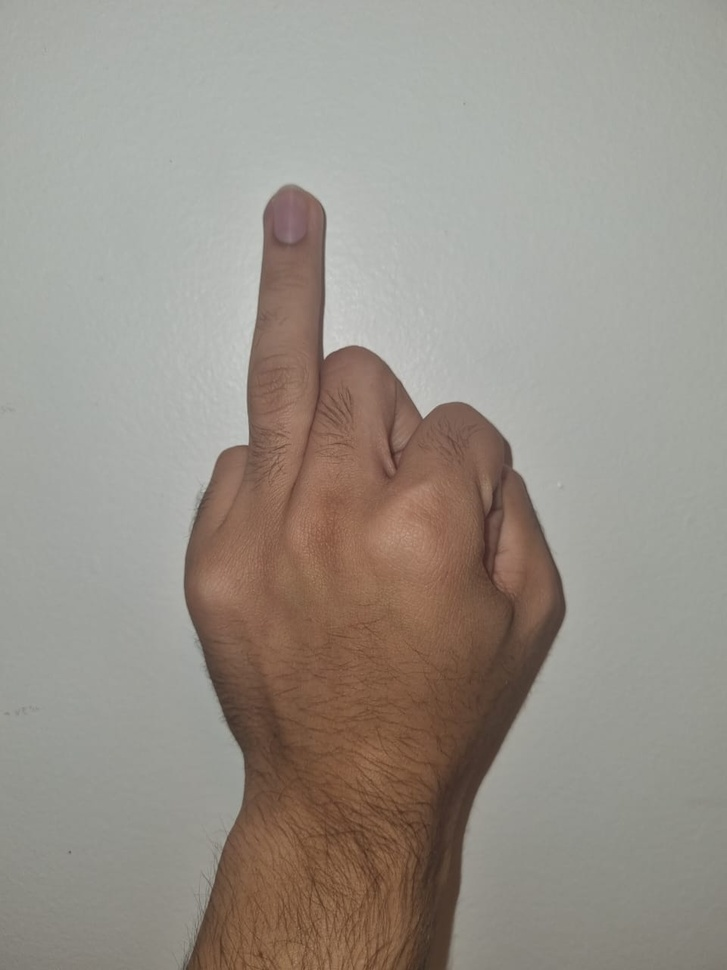
#> input picture image_tests/image1_1.jpeg, 727 x 970 px, shrunk from 960 x 1280 before the run, given in place of image5_1.jpeg, which was not available
$ jupyter execute --allow-errors main.ipynb
#> lines starting #> are read from the running program, lines starting #| are printed output that depends on the picture; after the words box and inside, x2 and y2 are one past the last pixel; in counts of white or black regions, pixels touching at a corner belong together; pictures that were not available may be replaced by others from this repository, and a replacement may not be noted
#> further down, base_image is the input picture: shape (970, 727, 3); mean B, G, R 137.4, 146, 152.8
### auxiliary_functions.py
import cv2
import numpy as np
from matplotlib import pyplot as plt

# [15 lines left out: function rotateImage, not called in this run]


def findCentroid(contours)->tuple:
    m = cv2.moments(contours)

    cx = int(m['m10']/m['m00'])
    xy = int(m['m01']/m['m00'])
    return (cx,xy)


def findContours(image):
    # Encontra o maior valor de camada da imagem
    num_labels, labeled_image = cv2.connectedComponents(image)
    component_mask = np.uint8(labeled_image == 2) * 255
    maior=0
    labelMaior=0
    for component in range(1,num_labels+1):
        area = np.uint8(labeled_image==component)*255
        cv2.countNonZero(area)
        if(cv2.countNonZero(area)>maior):
            maior = cv2.countNonZero(area)
            labelMaior=component

    component_mask= np.uint8(labeled_image == labelMaior) * 255
    # show_image(component_mask)

    # Encontra os contornos do componente
    contours= cv2.findContours(component_mask,cv2.RETR_EXTERNAL,cv2.CHAIN_APPROX_SIMPLE)[0]

    return contours


def createImageData(image):

    # Encontra os contornos do componente
    contours = findContours(image)

    # Encontra o centroide e a caixa da imagem
    cx,cy = findCentroid(contours[0])
    bounding_box = cv2.boundingRect(contours[0])
    x,y,w,h = bounding_box

    # Criando uma imagem binária somente com o contorno
    binary_image_contours = image.copy()
    binary_image_contours.fill(0)
    binary_image_contours = cv2.drawContours(binary_image_contours, contours, -1, 255, thickness=2)

    # Achar os picos dos dedos
    flag = 0
    peaks = []
    binary_image_contours_above_centroid = binary_image_contours[y: cy, x: x+w]
    for index_row, row in enumerate(binary_image_contours_above_centroid):
        if flag == 1:
            flag = 0
            slice_bin_img_contours = binary_image_contours_above_centroid[:index_row, :]
            ret, labels = cv2.connectedComponents(slice_bin_img_contours)
            for label in range(1,ret):
                mask = np.array(labels, dtype=np.uint8)
                mask[labels == label] = 255
            if len(peaks) + 2 == ret:
                for i_r, r in enumerate(mask):
                    for i_c, c in enumerate(r):
                        if c == 255:
                            peaks.append((x+i_c, y+i_r))
                            break
            if len(peaks) == 4:
                break

        flag += 1

    peaks = sorted(peaks, key=lambda tupla: tupla[0])
    peaks.reverse()

    image_data = {
        "fingers_peaks" : peaks,
        "bounding_box"  : bounding_box,
        "centroid"      : (cx, cy),
        "contours"      : contours

    }

    return(image_data)


def baseProcessing(src_img, threshold):
    image = src_img.copy()

    # Operação de Binarização
    binary_image = cv2.threshold(image, threshold, 255, cv2.THRESH_BINARY_INV)[1]

    kernel = np.ones((9, 9), np.uint8)
    # Operação de Abertura
    binary_open_image = cv2.morphologyEx(binary_image, cv2.MORPH_OPEN, kernel)
    # Operação de Fechamento
    binary_close_image = cv2.morphologyEx(binary_open_image, cv2.MORPH_CLOSE, kernel)

    return binary_close_image


def thumbDetector(processed_image, source_image, bounding_box, detection_area: int=30) -> bool:
    has_thumb = False
    src_img = source_image.copy()
    binary_image = processed_image.copy()
    x,y,w,h = bounding_box
    green = (0, 255, 0)
    blue = (0, 0, 255)
    image_with_box = cv2.rectangle(src_img, (x,y), (x+detection_area,y+h), green, 2)
    image_with_box = cv2.rectangle(image_with_box, (x+w-detection_area,y), (x+w,y+h), blue, 2)

    binary_image_left_section = binary_image[y: y+h, x: x+detection_area]
    binary_image_right_section = binary_image[y : y+h, x+w-detection_area : x+w]

    binary_left_sum = int(binary_image_left_section.sum())//255
    binary_right_sum = int(binary_image_right_section.sum())//255
    binary_7percent_sum = int(binary_image.sum()//255*0.07)
    # print(f"binary_7percent_sum = {binary_7percent_sum}, binary_left_sum = {binary_left_sum}, binary_right_sum = {binary_right_sum}")

    if (binary_left_sum < binary_7percent_sum or binary_right_sum < binary_7percent_sum) and (binary_left_sum > binary_7percent_sum or binary_right_sum > binary_7percent_sum):
        has_thumb = True

    return has_thumb


def calcEuclidianDistance(peaks_list, centroid, thumb):
    gesture_list = [thumb]
    distance_list = []

    for finger_peak in peaks_list:
        distance = ((finger_peak[0] - centroid[0])**2 + (finger_peak[1] - centroid[1])**2)**(1/2)
        distance_list.append(distance)

    max_distance = max(distance_list)
    threshold = max_distance * 0.75

    for peak in distance_list:
        if peak > threshold:
            gesture_list.append(True)
        else:
            gesture_list.append(False)

    if len(gesture_list) < 5:
        for i in range(5 - len(gesture_list)):
            gesture_list.append(False)

    return gesture_list

### main.ipynb
[cell 1]
import cv2
import numpy as np
from matplotlib import pyplot as plt
import auxiliary_functions as aux_func

[cell 2]
# [5 lines left out: function show_image, not called in this run]

[cell 3]
def createBox(image, bounding_box):
    red = (255, 0, 0)
    x,y,w,h = bounding_box
    # print(bounding_box)
    image_with_box = cv2.rectangle(image,(x,y),(x+w,y+h),red,2)

    return image_with_box

[cell 4]
images_amount = 11
threshold = 140
number_test = 5
answer_list = list()

#> (the rest of this cell did not finish here and is left out)

#> in baseProcessing, `binary_image = cv2.threshold(image, threshold, 255, cv2.THRESH_BINARY_..`:
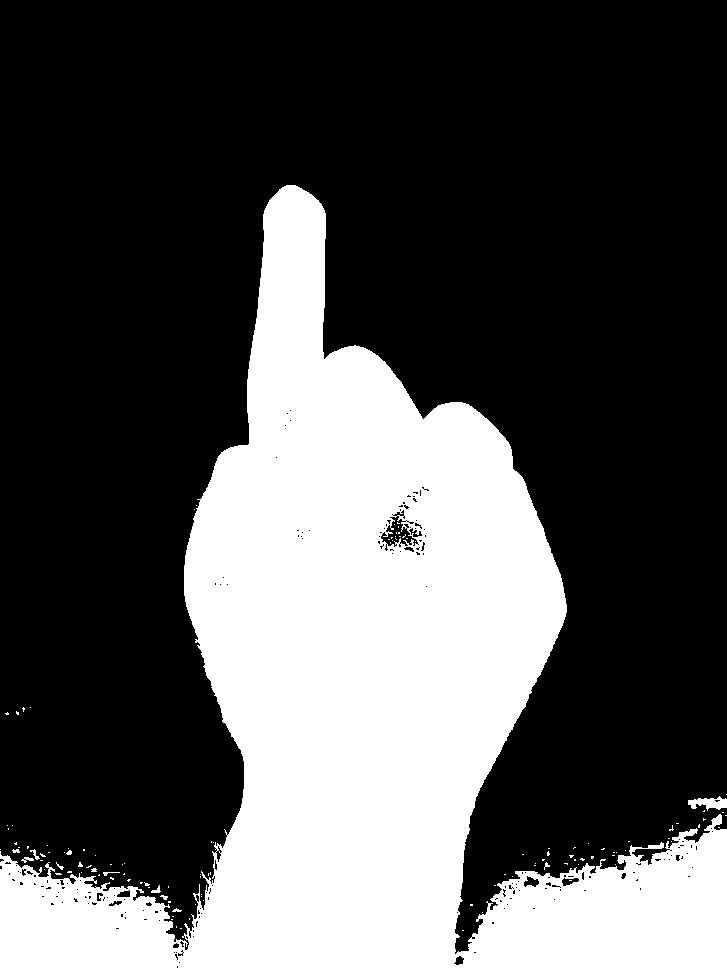
#> binary_image: shape (970, 727); 32.3% white; 121 white regions (109 under 20 px), largest, box (x1, y1, x2, y2) and area: (0, 185, 727, 970) 227128, (688, 796, 727, 811) 334, (21, 857, 34, 863) 39

    image_data = aux_func.createImageData(processed_image)
#> in findContours, `num_labels, labeled_image = cv2.connectedComponents(image)`:
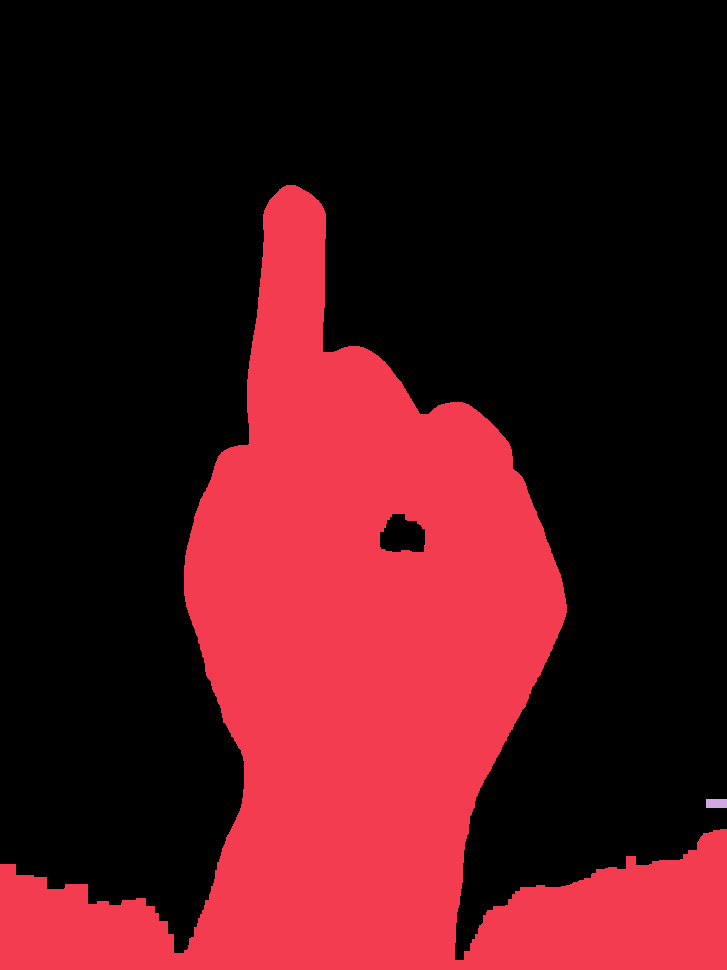
#> labeled_image: shape (970, 727) int32; 3 distinct labels, from 0 to 2; one colour per label, 0 black
#> in findContours, `num_labels, labeled_image = cv2.connectedComponents(image)`: num_labels = 3
#> in findContours, `component_mask = np.uint8(labeled_image == 2) * 255`:
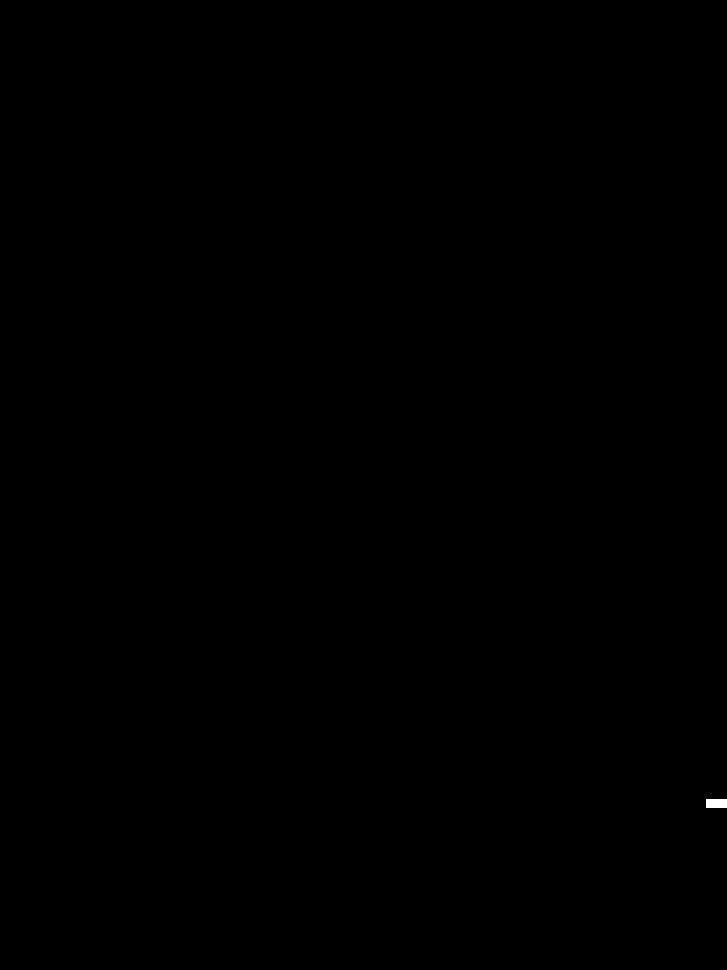
#> component_mask: shape (970, 727); 0.03% white; 1 white region, box (x1, y1, x2, y2) and area: (706, 799, 727, 808) 189
#> the loop in findContours, `for component in range(1,num_labels+1):` made 3 passes
#> maior on pass 1: 222382
#> after the loop in findContours, `for component in range(1,num_labels+1):`: labelMaior = 1; maior = 222382
#> in findContours, `contours= cv2.findContours(component_mask,cv2.RETR_EXTERNAL,cv2.CHAIN_..`: contours = 1 contour; box (x1, y1, x2, y2) and area: (0, 185, 727, 970) 222047
#> in findCentroid, `m = cv2.moments(contours)`: m = moments, m00 222047, centre m10/m00, m01/m00 = (367.6, 686.6)
#> in findCentroid, `cx = int(m['m10']/m['m00'])`: cx = 367
#> in findCentroid, `xy = int(m['m01']/m['m00'])`: xy = 686
#> in createImageData, `cx,cy = findCentroid(contours[0])`: cx = 367; cy = 686
#> in createImageData, `bounding_box = cv2.boundingRect(contours[0])`: bounding_box = (0, 185, 727, 785)
#> in createImageData, `x,y,w,h = bounding_box`: x = 0; y = 185; w = 727; h = 785
#> in createImageData, `binary_image_contours = cv2.drawContours(binary_image_contours, contou..`:
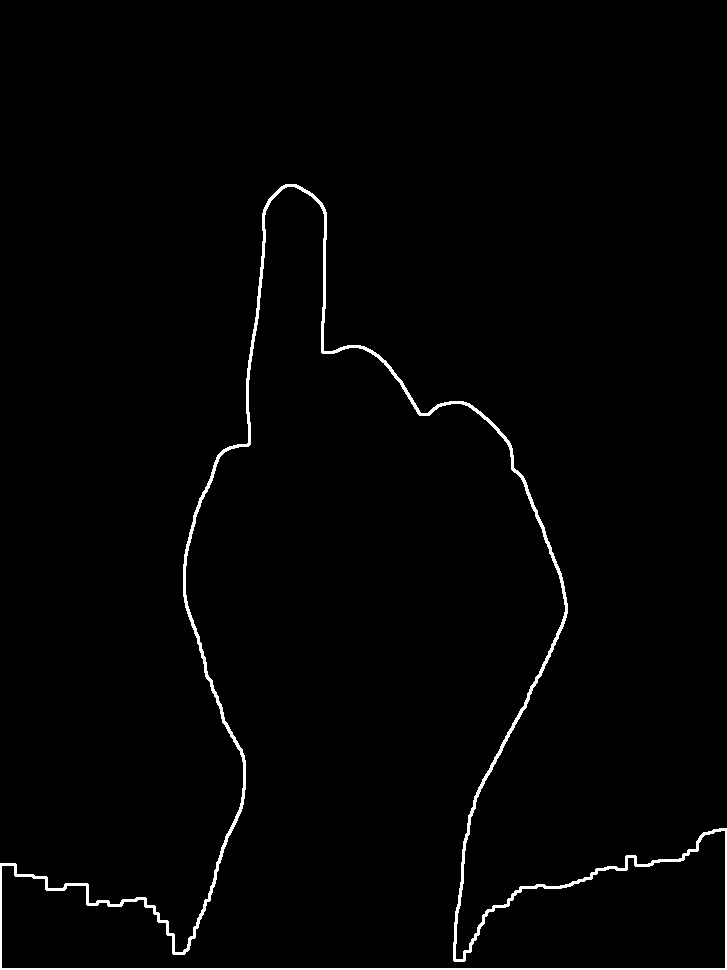
#> binary_image_contours: shape (970, 727); 1.4% white; 1 white region, box (x1, y1, x2, y2) and area: (0, 184, 727, 970) 10134
#> in createImageData, `binary_image_contours_above_centroid = binary_image_contours[y: cy, x:..`:
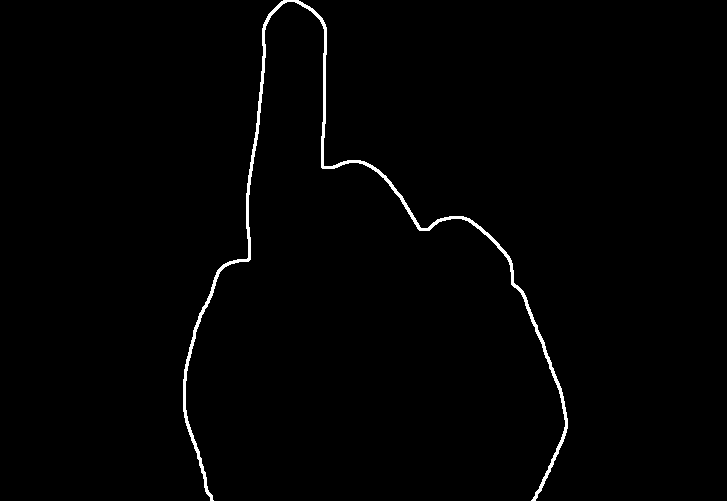
#> binary_image_contours_above_centroid: shape (501, 727); 1.1% white; 1 white region, box (x1, y1, x2, y2) and area: (183, 0, 568, 501) 4124
#> the loop in createImageData, `for index_row, row in enumerate(binary_image_contours_above_centroid):` made 501 passes
#> flag on passes 1 to 8: 1, 1, 1, 1, 1, 1, 1, 1
#> after the loop in createImageData, `for index_row, row in enumerate(binary_image_contours_above_centroid):`:
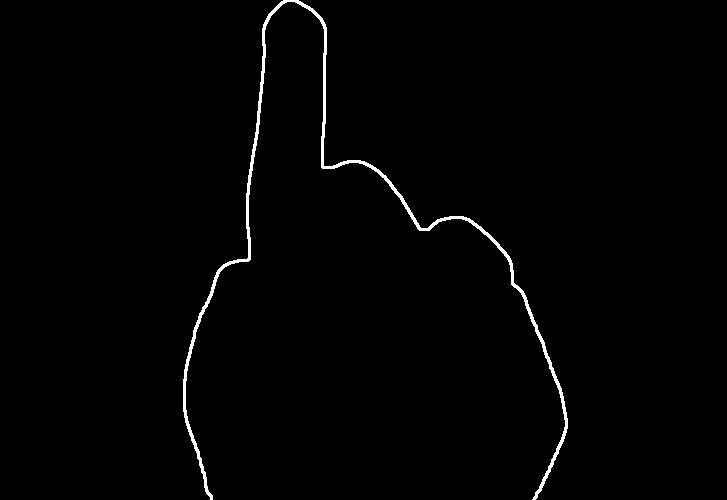
#> labels: shape (500, 727) int32; values 0 (black) and 1 (white), 1.1% white; 1 white region, box (x1, y1, x2, y2) and area: (183, 0, 568, 500) 4115
#> after the loop in createImageData, `for index_row, row in enumerate(binary_image_contours_above_centroid):`: flag = 1; peaks = [(283, 185), (347, 345)]; ret = 2
#> `image_data = aux_func.createImageData(processed_image)`: image_data = 4 items

    image_with_bouding_box = createBox(base_image.copy(), image_data["bounding_box"])

    has_thumb = aux_func.thumbDetector(processed_image, image_with_bouding_box, image_data["bounding_box"], detection_area=150)
#> in thumbDetector, `image_with_box = cv2.rectangle(image_with_box, (x+w-detection_area,y),..`:
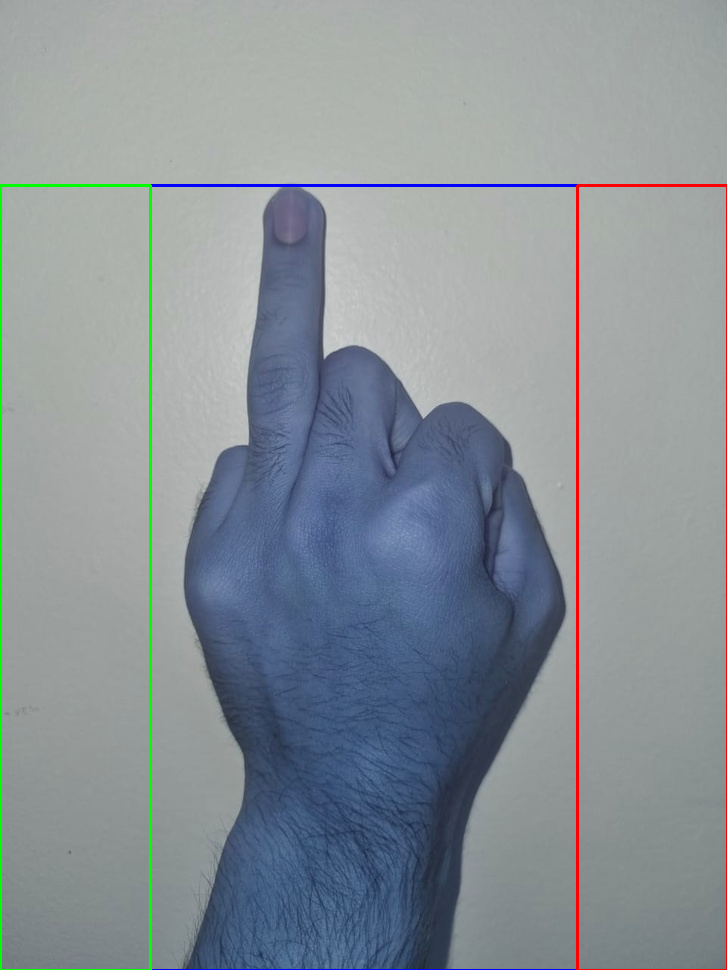
#> image_with_box: shape (970, 727, 3); mean of channels 0, 1, 2 151.1, 145.4, 136.6; drawn as B, G, R
#> in thumbDetector, `binary_image_right_section = binary_image[y : y+h, x+w-detection_area ..`:
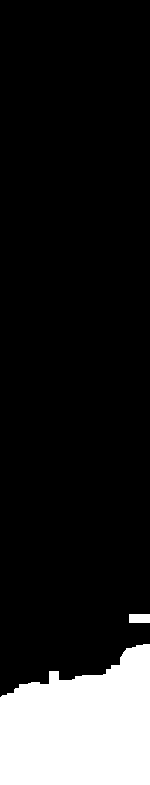
#> binary_image_right_section: shape (785, 150); 14.5% white; 2 white regions, box (x1, y1, x2, y2) and area: (0, 644, 150, 785) 16826, (129, 614, 150, 623) 189
#> in thumbDetector, `binary_left_sum = int(binary_image_left_section.sum())//255`: binary_left_sum = 12277
#> in thumbDetector, `binary_right_sum = int(binary_image_right_section.sum())//255`: binary_right_sum = 17015
#> in thumbDetector, `binary_7percent_sum = int(binary_image.sum()//255*0.07)`: binary_7percent_sum = 15579
#> `has_thumb = aux_func.thumbDetector(processed_image, image_with_bouding..`: has_thumb = True

    gesture_list = aux_func.calcEuclidianDistance(image_data["fingers_peaks"], image_data["centroid"], has_thumb)
#> in calcEuclidianDistance, `gesture_list = [thumb]`: gesture_list = [True]
#> after the loop in calcEuclidianDistance, `for peak in distance_list:`: gesture_list = [True, False, True]
#> the loop in calcEuclidianDistance, `for i in range(5 - len(gesture_list)):` made 2 passes
#> after the loop in calcEuclidianDistance, `for i in range(5 - len(gesture_list)):`: gesture_list = [True, False, True, False, False]
#> pass 2 of the loop `for i in range(1, images_amount + 1):`:
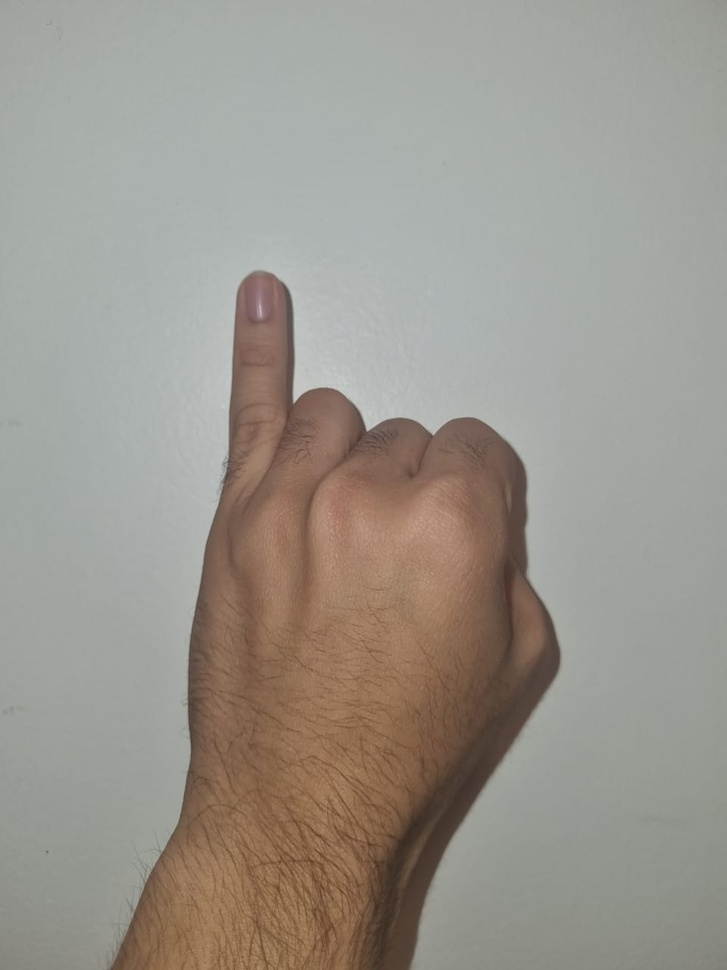
#> input picture image_tests/image1_10.jpeg, 727 x 970 px, shrunk from 960 x 1280 before the run, given in place of image5_2.jpeg, which was not available
#> base_image is the input picture: shape (970, 727, 3); mean B, G, R 141.8, 150.3, 154.8
#> the loop in findContours (call 2), `for component in range(1,num_labels+1):` made 4 passes
#> maior on pass 1: 171372
#> in findContours (call 2), `contours= cv2.findContours(component_mask,cv2.RETR_EXTERNAL,cv2.CHAIN_..`: contours = 1 contour; box (x1, y1, x2, y2) and area: (106, 271, 561, 970) 182678
#> in createImageData (call 2), `cx,cy = findCentroid(contours[0])`: cx = 339; cy = 673
#> bounding_box = (106, 271, 455, 699)
#> x = 106; y = 271; w = 455; h = 699
#> the loop in createImageData (call 2), `for index_row, row in enumerate(binary_image_contours_above_centroid):` made 402 passes
#> after the loop in createImageData (call 2), `for index_row, row in enumerate(binary_image_contours_above_centroid):`:
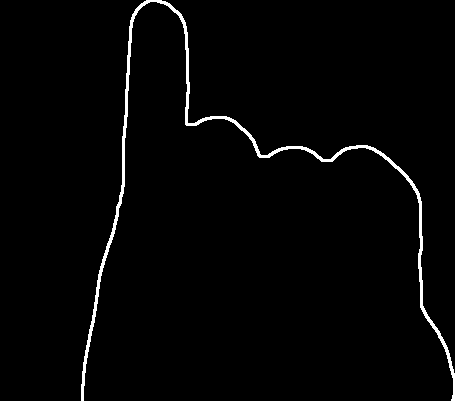
#> labels: shape (401, 455) int32; values 0 (black) and 1 (white), 1.9% white; 1 white region, box (x1, y1, x2, y2) and area: (81, 0, 455, 401) 3451
#> after the loop in createImageData (call 2), `for index_row, row in enumerate(binary_image_contours_above_centroid):`: flag = 1; peaks = [(252, 271), (316, 387), (392, 417)]; ret = 2
#> in thumbDetector (call 2), `binary_image_right_section = binary_image[y : y+h, x+w-detection_area ..`:
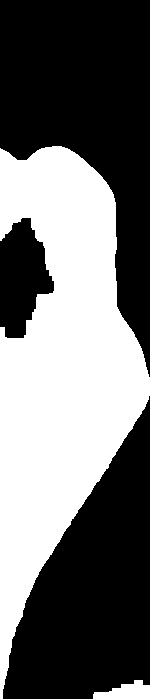
#> binary_image_right_section: shape (699, 150); 43% white; 2 white regions, box (x1, y1, x2, y2) and area: (0, 146, 150, 699) 44347, (93, 680, 150, 699) 697
#> binary_left_sum = 42681
#> binary_right_sum = 45044
#> binary_7percent_sum = 12634
#> has_thumb = False
#> the loop in calcEuclidianDistance (call 2), `for i in range(5 - len(gesture_list)):` made 1 pass
#> `gesture_list = aux_func.calcEuclidianDistance(image_data["fingers_peak..`: gesture_list = [False, False, False, True, False]
    answer_list.append(gesture_list)

for a in answer_list:
    print(a)
    print(a.count(True))
